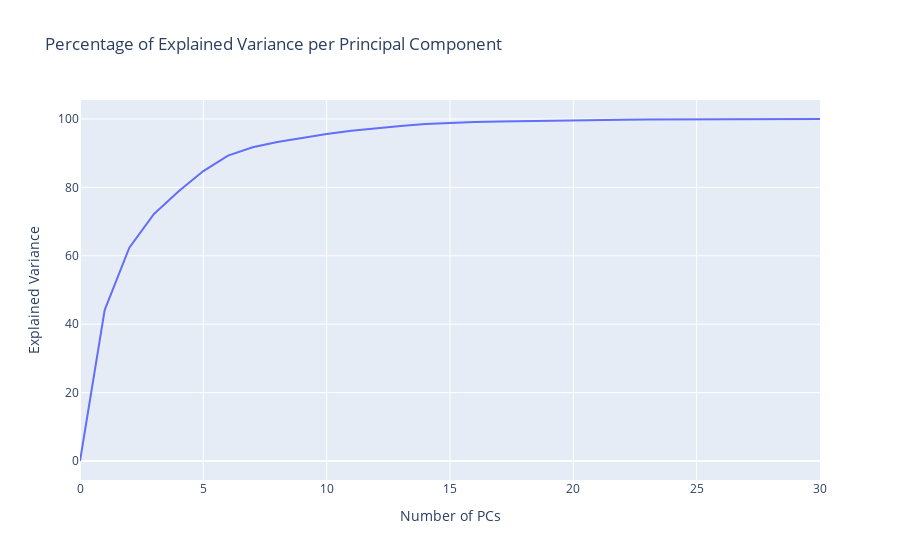

Notebook code for this chart:
### Markdown cell above
##### PCA

### Code cell
# Principal Component Analysis
eda.pca_variance_plot(train_df, identifier=id_features, categorical=categorical_features, continuous=continuous_features, target="Diagnosis")

### Figure 1 — Plotly figure (JSON) as saved in the notebook; plotly's stock layout.template omitted (floating-point values rounded to 4 significant figures)
{"data": [{"type": "scatter", "y": [0, 44.14, 62.37, 72.26, 78.85, 84.78, 89.29, 91.76, 93.29, 94.52, 95.63, 96.56, 97.33, 97.98, 98.51, 98.86, 99.11, 99.27, 99.42, 99.54, 99.65, 99.73, 99.8, 99.85, 99.9, 99.94, 99.97, 99.99, 100.0, 100.0, 100.0]}], "layout": {"title": {"text": "Percentage of Explained Variance per Principal Component"}, "xaxis": {"range": [0, 30], "title": {"text": "Number of PCs"}}, "yaxis": {"title": {"text": "Explained Variance"}}}}
